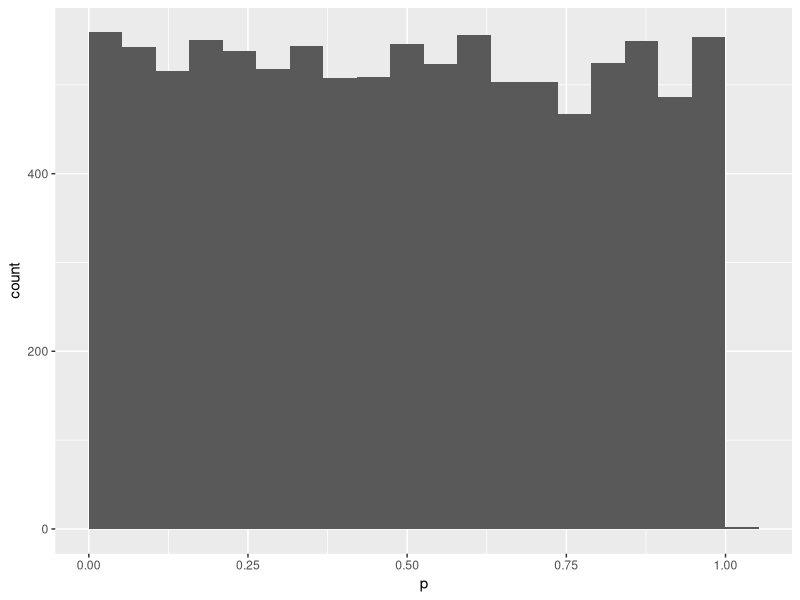
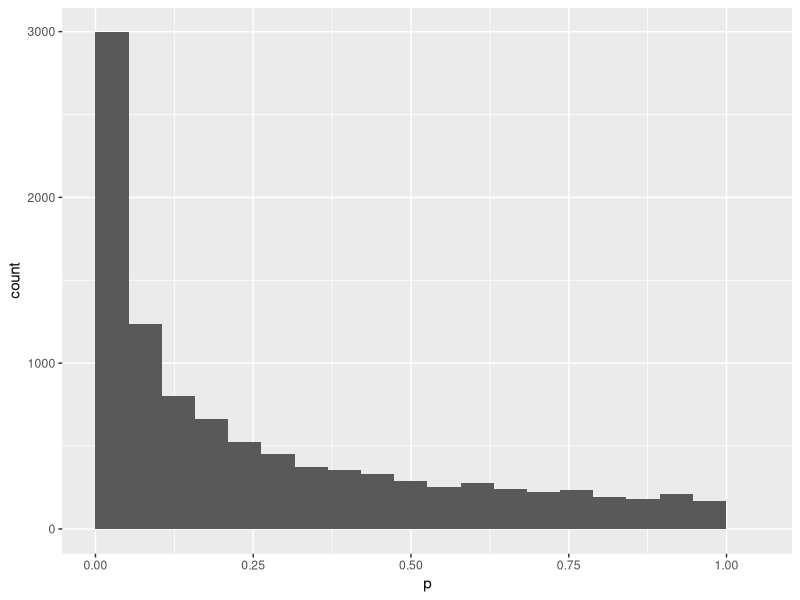
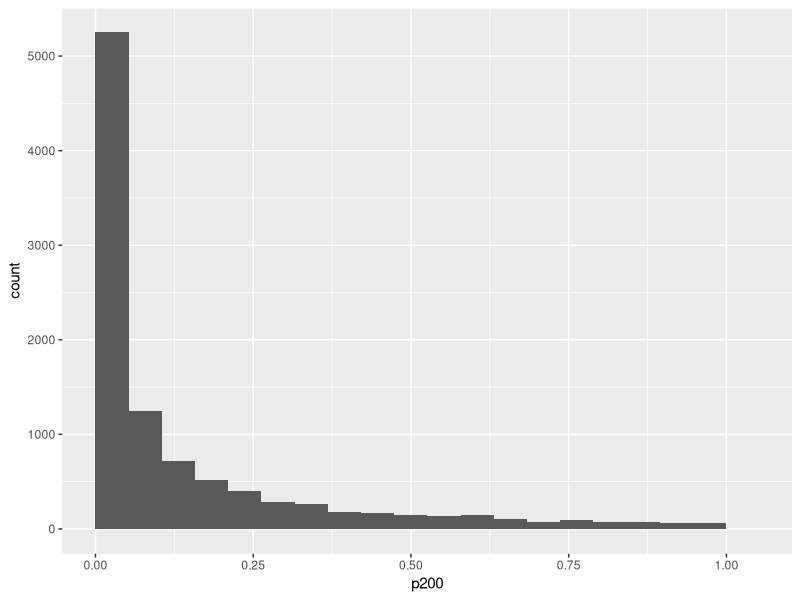
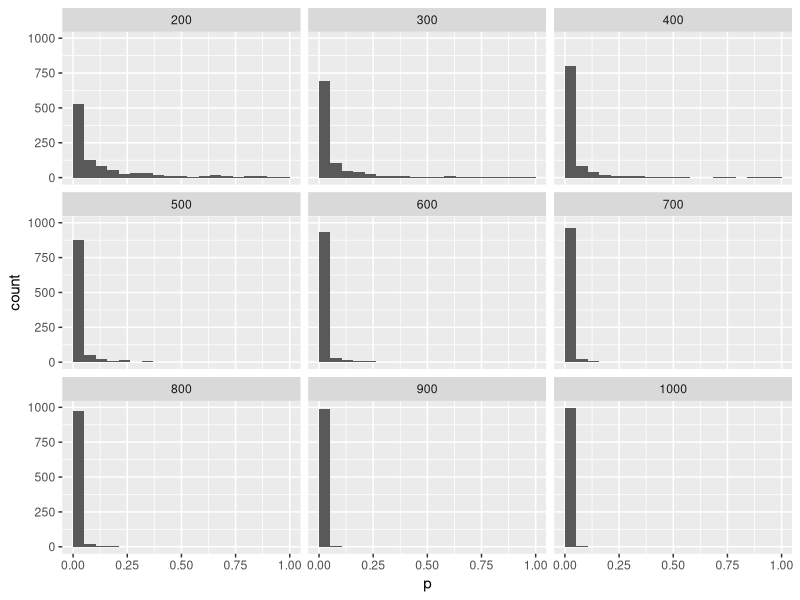

Generate these figures, in order, with R:
## ---- chunk 1

library(tidyverse)
## ---- chunk 2
n = 100

data <- data.frame(
  a = rnorm(n, 0, 1),
  b = rnorm(n, 0, 1)
)

t <- t.test(data$a,data$b)

t$p.value

## ---- chunk 3

tPower <- function() {
  n = 100

  data <- data.frame(
    a = rnorm(n, 0, 1),
    b = rnorm(n, 0, 1)
  )

  t <- t.test(data$a,data$b)
  
  return(t$p.value)
}

tPower()

## ---- chunk 4

mySample <- data.frame(
  p = replicate(10000, tPower())
) 

mySample %>%
  ggplot(aes(p)) +
  geom_histogram(bins = 20, boundary = 0)
## ---- chunk 5
mean(mySample$p < .05)
## ---- chunk 6

tPower2 <- function() {
  n = 100

  data <- data.frame(
    a = rnorm(n, 0, 1),
    b = rnorm(n, 0.2, 1)
  )

  t <- t.test(data$a,data$b)
  
  return(t$p.value)
}

tPower2()

## ---- chunk 7

mySample2 <- data.frame(
  p = replicate(10000, tPower2())
) 

mySample2 %>%
  ggplot(aes(p)) +
  geom_histogram(bins = 20, boundary = 0)

## ---- chunk 8
mean(mySample2$p < .05)
## ---- chunk 9

tPowerN <- function(n) {

  data <- data.frame(
    a = rnorm(n, 0, 1),
    b = rnorm(n, 0.2, 1)
  )

  t <- t.test(data$a,data$b)
  
  return(t$p.value)
}

tPowerN(200)

## ---- chunk 10

mySampleN <- data.frame(
  p200 = replicate(10000, tPowerN(200))
) 

mySampleN %>%
  ggplot(aes(p200)) +
  geom_histogram(bins = 20, boundary = 0)

## ---- chunk 11
mean(mySampleN$p200 < .05)
## ---- chunk 12

nlist <- seq(200, 1000, by = 100)

remove(mySampleN)
for (n in nlist) {
  temp <- data.frame(
    n = n,
    p = replicate(1000, tPowerN(n))
  ) 
  
  if (exists("mySampleN")) {
    mySampleN <- rbind(mySampleN, temp)
  } else {
    mySampleN <- temp
  }
  remove(temp)
  print(n)
}

mySampleN %>%
  ggplot(aes(p)) +
  geom_histogram(bins = 20, boundary = 0) +
  facet_wrap(~n, nrow = 3)

